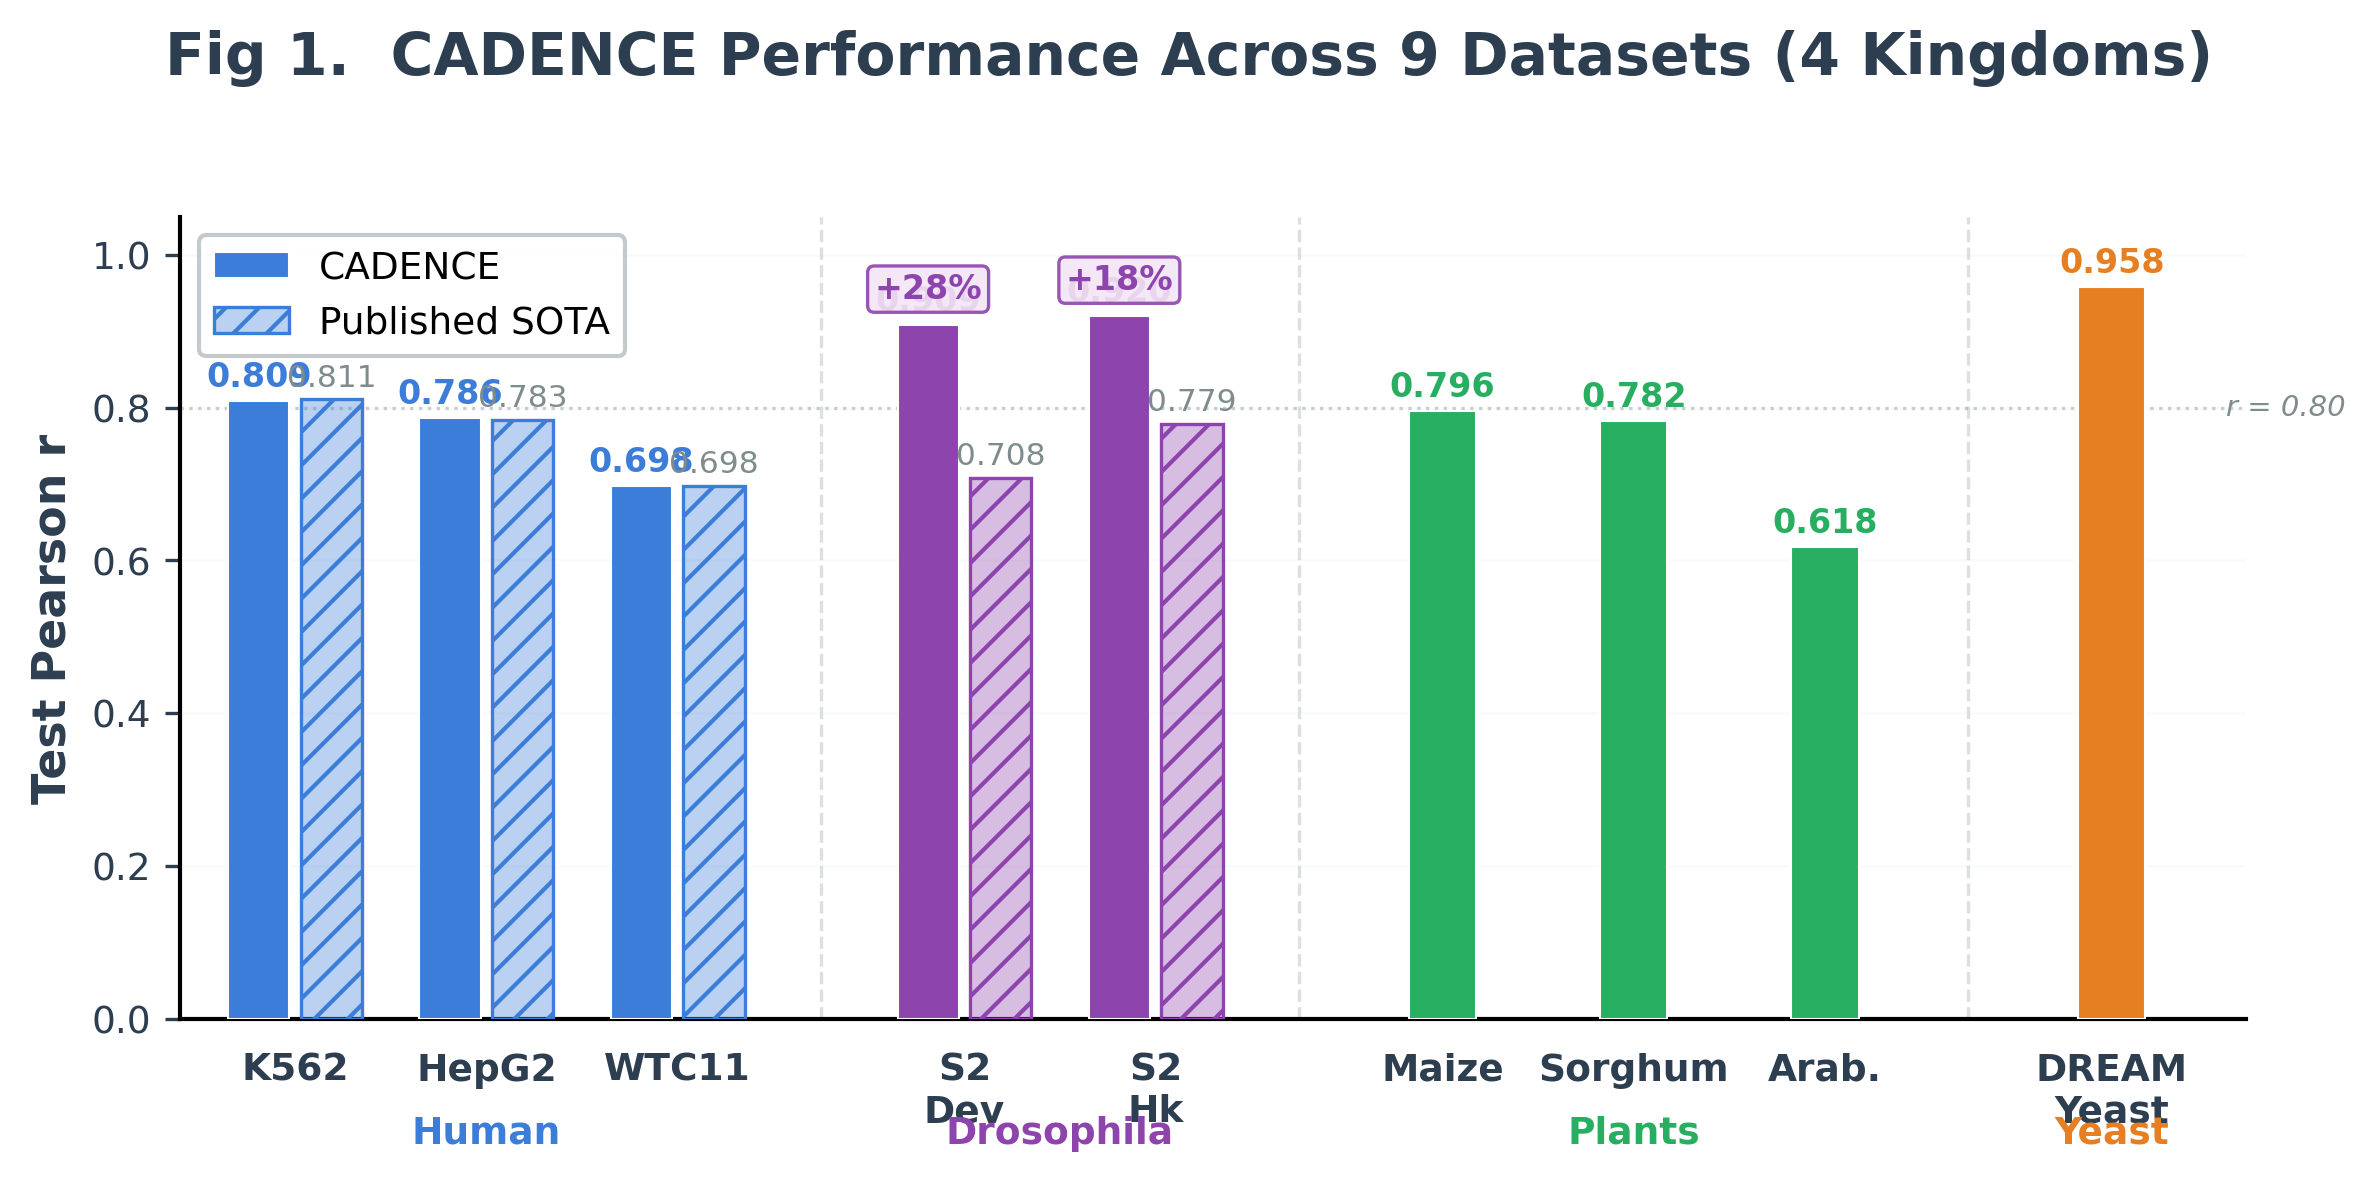

Write Python code to recreate this figure.
#!/usr/bin/env python3
"""
Poster Fig 1: CADENCE Single-Task Performance Summary
Compact bar chart: 9 datasets, color-coded by organism, with SOTA baselines.
ALL values from actual JSON files.
"""
import sys, json, re
sys.path.insert(0, '/home/bcheng/sequence_optimization/FUSEMAP/presentation_figures/poster_figures')
from poster_style import *

apply_poster_style()

BASE = '/home/bcheng/sequence_optimization/FUSEMAP'

# ── LOAD DATA ────────────────────────────────────────────────────────────────
def load_json(path):
    with open(path) as f:
        return json.load(f)

k562 = load_json(f'{BASE}/results/cadence_k562_v2/final_results.json')
hepg2 = load_json(f'{BASE}/results/cadence_hepg2_v2/final_results.json')
wtc11 = load_json(f'{BASE}/results/cadence_wtc11_v2/final_results.json')
deepstarr = load_json(f'{BASE}/training/results/cadence_deepstarr_v2/final_results.json')
maize = load_json(f'{BASE}/training/results/cadence_maize_v1/final_results.json')
sorghum = load_json(f'{BASE}/training/results/cadence_sorghum_v1/final_results.json')
arabidopsis = load_json(f'{BASE}/training/results/cadence_arabidopsis_v1/final_results.json')
dream = load_json(f'{BASE}/models/legatoV2/outputs/dream_pro_dream_20250831_182621/final_results.json')

legnet_k562 = load_json(f'{BASE}/comparison_models/human_legnet/results/k562_legnet/results.json')
legnet_hepg2 = load_json(f'{BASE}/comparison_models/human_legnet/results/hepg2_legnet/results.json')
legnet_wtc11 = load_json(f'{BASE}/comparison_models/human_legnet/results/wtc11_legnet/results.json')

dreamrnn_path = f'{BASE}/comparison_models/dreamrnn_deepstarr_results/results.json'
with open(dreamrnn_path) as f:
    dreamrnn_text = f.read()
_dev_r = float(re.search(r'"Dev":\s*\{\s*"pearson":\s*([\d.]+)', dreamrnn_text).group(1))
_hk_r = float(re.search(r'"Hk":\s*\{\s*"pearson":\s*([\d.]+)', dreamrnn_text).group(1))

# ── EXTRACT VALUES ───────────────────────────────────────────────────────────
datasets = ['K562', 'HepG2', 'WTC11', 'S2\nDev', 'S2\nHk',
            'Maize', 'Sorghum', 'Arab.', 'DREAM\nYeast']

pearson_r = [
    k562['test']['encode4_k562']['activity']['pearson'],
    hepg2['test']['encode4_hepg2']['activity']['pearson'],
    wtc11['test']['encode4_wtc11']['activity']['pearson'],
    deepstarr['test']['deepstarr']['Dev']['pearson'],
    deepstarr['test']['deepstarr']['Hk']['pearson'],
    maize['jores_maize']['leaf']['pearson']['value'],
    sorghum['jores_sorghum']['leaf']['pearson']['value'],
    arabidopsis['jores_arabidopsis']['leaf']['pearson']['value'],
    dream['test']['target_pearson'],
]

sota_r = [
    legnet_k562['test_pearson'], legnet_hepg2['test_pearson'],
    legnet_wtc11['test_pearson'], _dev_r, _hk_r,
    None, None, None, None,
]

organism_idx = [0, 0, 0, 1, 1, 2, 2, 2, 3]
org_colors = [COLORS['human'], COLORS['drosophila'], COLORS['plant'], COLORS['yeast']]

# ── FIGURE ───────────────────────────────────────────────────────────────────
fig, ax = plt.subplots(figsize=(8.0, 4.2))

bar_w = 0.32
gap = 0.06
group_gap = 0.5

x_pos = []
cx = 0.0
for i in range(len(datasets)):
    if i > 0 and organism_idx[i] != organism_idx[i-1]:
        cx += group_gap
    x_pos.append(cx)
    cx += 1.0
x_pos = np.array(x_pos)

for i in range(len(datasets)):
    c = org_colors[organism_idx[i]]
    has_sota = sota_r[i] is not None

    if has_sota:
        xc = x_pos[i] - (bar_w + gap) / 2
        ax.bar(xc, pearson_r[i], width=bar_w, color=c, edgecolor='white',
               linewidth=0.5, zorder=3)
        ax.text(xc, pearson_r[i] + 0.01, f'{pearson_r[i]:.3f}',
                ha='center', va='bottom', fontsize=FONTS['bar_label'],
                fontweight='bold', color=c)

        xs = x_pos[i] + (bar_w + gap) / 2
        lighter = matplotlib.colors.to_rgba(c, alpha=0.35)
        ax.bar(xs, sota_r[i], width=bar_w, color=lighter, edgecolor=c,
               linewidth=0.8, hatch='///', zorder=3)
        ax.text(xs, sota_r[i] + 0.01, f'{sota_r[i]:.3f}',
                ha='center', va='bottom', fontsize=FONTS['bar_label'] - 0.5,
                color=COLORS['text_light'])
    else:
        ax.bar(x_pos[i], pearson_r[i], width=bar_w * 1.1, color=c,
               edgecolor='white', linewidth=0.5, zorder=3)
        ax.text(x_pos[i], pearson_r[i] + 0.01, f'{pearson_r[i]:.3f}',
                ha='center', va='bottom', fontsize=FONTS['bar_label'],
                fontweight='bold', color=c)

# Delta annotations for Drosophila
for i in [3, 4]:
    if sota_r[i] is not None:
        delta = (pearson_r[i] - sota_r[i]) / sota_r[i] * 100
        xc = x_pos[i] - (bar_w + gap) / 2
        ax.annotate(f'+{delta:.0f}%', xy=(xc, pearson_r[i] + 0.025),
                    fontsize=FONTS['annotation'] - 1, fontweight='bold',
                    color=COLORS['drosophila'], ha='center', va='bottom',
                    bbox=dict(boxstyle='round,pad=0.2', facecolor='#F3E5F5',
                              edgecolor=COLORS['drosophila'], linewidth=0.8, alpha=0.9))

# Group separators
group_bounds = [(0,3), (3,5), (5,8), (8,9)]
for g in range(1, len(group_bounds)):
    i_prev = group_bounds[g-1][1] - 1
    i_curr = group_bounds[g][0]
    sep = (x_pos[i_prev] + x_pos[i_curr]) / 2
    ax.axvline(sep, color=COLORS['border'], ls='--', lw=0.8, alpha=0.5, zorder=1)

# Reference line
ax.axhline(0.80, color=COLORS['text_light'], ls=':', lw=0.8, alpha=0.4, zorder=1)
ax.text(x_pos[-1] + 0.6, 0.80, 'r = 0.80', fontsize=7, color=COLORS['text_light'],
        va='center', fontstyle='italic')

# Group labels
org_names = ['Human', 'Drosophila', 'Plants', 'Yeast']
for g, (s, e) in enumerate(group_bounds):
    cx = np.mean(x_pos[s:e])
    ax.text(cx, -0.12, org_names[g], fontsize=FONTS['annotation'],
            fontweight='bold', ha='center', va='top',
            transform=ax.get_xaxis_transform(), color=org_colors[g])

ax.set_xticks(x_pos)
ax.set_xticklabels(datasets, fontsize=FONTS['tick'] - 0.5, fontweight='bold')
ax.tick_params(axis='x', length=0, pad=8)
ax.set_ylim(0, 1.05)
ax.set_xlim(x_pos[0] - 0.6, x_pos[-1] + 0.7)
ax.set_yticks(np.arange(0, 1.1, 0.2))

style_axis(ax, ylabel='Test Pearson r')

# Legend
cadence_p = mpatches.Patch(facecolor=COLORS['human'], edgecolor='white',
                            linewidth=0.5, label='CADENCE')
sota_p = mpatches.Patch(facecolor=matplotlib.colors.to_rgba(COLORS['human'], 0.35),
                         edgecolor=COLORS['human'], linewidth=0.8,
                         hatch='///', label='Published SOTA')
ax.legend(handles=[cadence_p, sota_p], loc='upper left', fontsize=FONTS['legend'],
          frameon=True, framealpha=0.9, edgecolor=COLORS['border'])

fig.suptitle('Fig 1.  CADENCE Performance Across 9 Datasets (4 Kingdoms)',
             fontsize=FONTS['title'], fontweight='bold', y=0.98, color=COLORS['text'])

plt.tight_layout(rect=[0, 0.04, 1, 0.94])
save_poster_fig(fig, 'poster_fig1_cadence_performance')
print('Done.')
